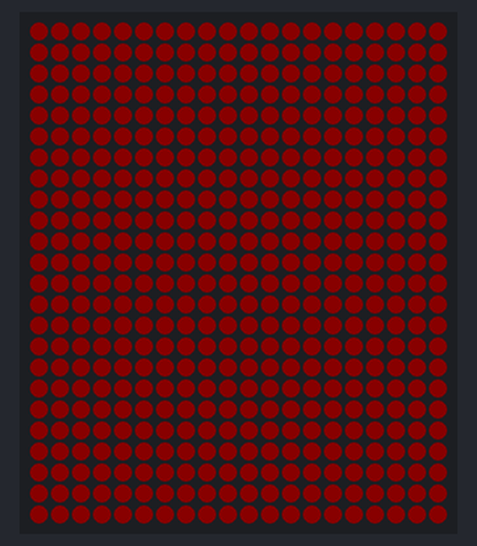
Bench run of a sketch on a simulated Arduino Uno, built with avr-gcc and run on an emulated ATmega328P. Shown: 20×24 RGB LED matrix (first LED top left, wired row by row). Dim RGB values are drawn brighter than linear; random numbers use the default seed unless the sketch sets one; what the sketch prints to the serial monitor is not drawn.

Above: at 0.6 s.
At 5.56 s:
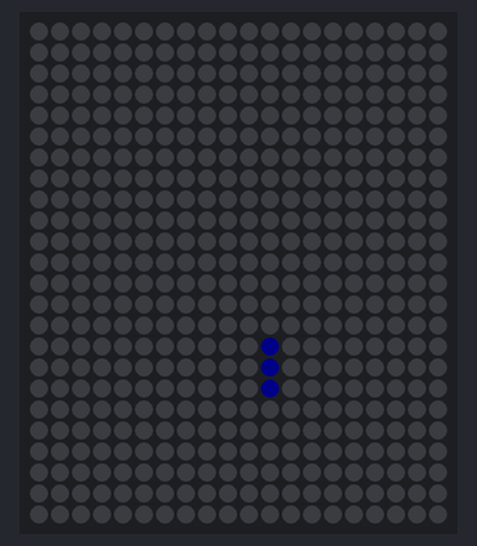
At 10.45 s:
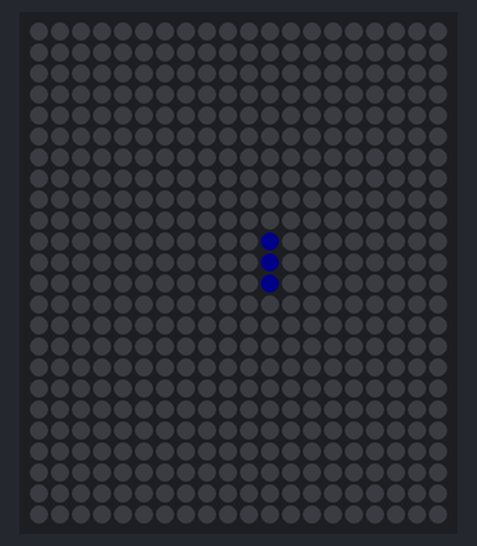
At 20.27 s:
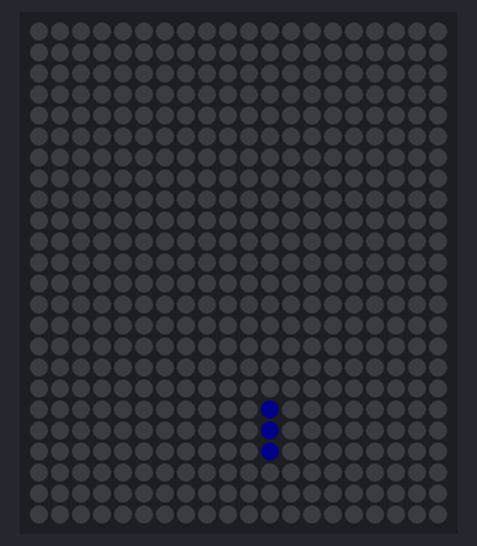
At 30.17 s:
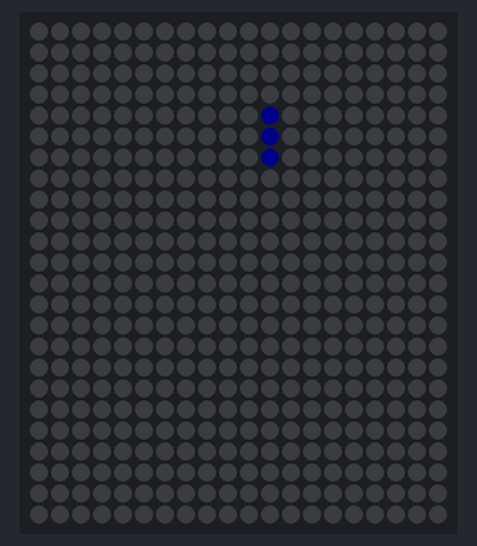
At 39.94 s:
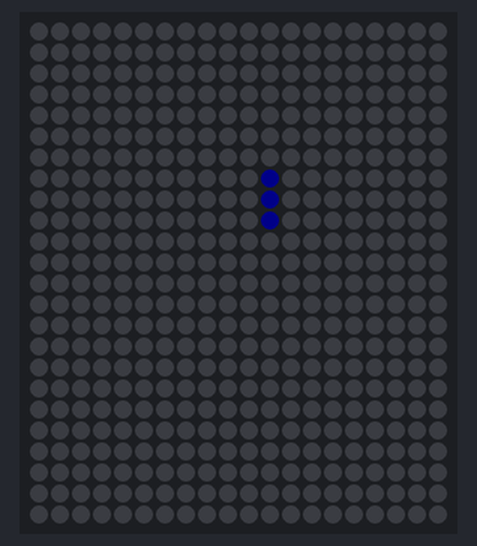

The sketch:

Rain_Test.ino
```cpp
#include <FastLED.h>
#include <LEDMatrix.h>
//***************************************************************************************
//Trying to create a Rain animation on the 20x24 LED matrix.
//So far i have been able to get a single raindrop to fall down the matrix starting from a random Height and Width.
//I am having trouble getting multiple raindrops to fall at the same time.
//I have been using this youTube video as a source of Reference on some of the problem solving that is taking place.
//https://www.youtube.com/watch?v=KkyIDI6rQJI&t=265s
//
//***************************************************************************************
#define LED_PIN        7                             //Data Pin for the Arduino
#define COLOR_ORDER    GRB                           //Color order for WS2812B LED strip
#define CHIPSET        WS2812B                       //Model name for LED strip
#define MATRIX_WIDTH   20                            // Set this negative if physical led 0 is opposite to where you want logical 0
#define MATRIX_HEIGHT  24                            // Set this negative if physical led 0 is opposite to where you want logical 0
#define MATRIX_TYPE    HORIZONTAL_ZIGZAG_MATRIX      // See top of LEDMatrix.h for matrix wiring types
#define ARRAY_SIZE(A) (sizeof(A) / sizeof((A)[0]))   //Fast define that will calculate the exact size of any array
#define NUM_LEDS      (MATRIX_WIDTH * MATRIX_HEIGHT) //Defining the total number of LEDS
#define BRIGHTNESS 10                                //Safety Brightness setting just incase i forget to add the power safety function

cLEDMatrix<MATRIX_WIDTH, MATRIX_HEIGHT, MATRIX_TYPE> leds;

//Globals
  int x     = random(0 , 19);                        //Starts the raindrop on a random X position
  float y   = random(-40, -20);                      //Starts the raindrop on a random Y poistion
                                                     //Placed "above" the matrix so that they fall into the matrix at different times)
  int ySpeed = random(1, 5);                         //Adding a speed variable for how fast the LEDs travel down the matrix


void setup()
{
  FastLED.addLeds<CHIPSET, LED_PIN, COLOR_ORDER>(leds[0], leds.Size());
  FastLED.setBrightness(BRIGHTNESS);
 // set_max_power_in_volts_and_milliamps(5, 12000);
  //Safety procotion, stating that i am using 5V 12A power supply (Max)
  Serial.begin(9600);
  Serial.println("The rogram has started");
  FastLED.clear(true);
  delay(500);
  FastLED.showColor(CRGB::Red);
  delay(1000);
}

void loop(){
  Show();
  FastLED.delay(40);
  FastLED.clear();
}

void Show(){
  y = y + ySpeed;                           //y position = current value of y + the random speed variable
  if(y > leds.Height()+2){                  //If the y value exceeds the height of the matrix, then give y a new value
    y = random(-40, -20);
    }
  else {
  leds.DrawLine(x ,y , x , y + 2, CRGB::Blue);      //Draw a line from (x0, y0) to (x0, y0+2) The y+2 will make the raindrop 3 pixels tall
  }
}
```

Measured:
- what the display in image 0 shows lasts 1.1 s, from 0.5 s to 1.6 s
